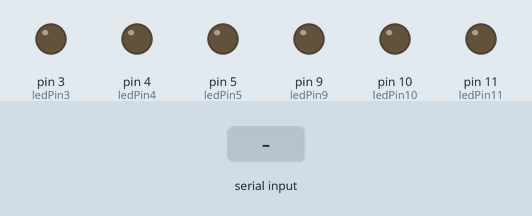
This sketch was run on a simulated Arduino Uno, built with avr-gcc and run on an emulated ATmega328P. Shown: output pins drawn as LEDs (lit = HIGH). Inputs (shaded band) come from the test bench.

Above: at 1.2 s.
1.3 s: "30:150\n" received over Serial
At 2.1 s:
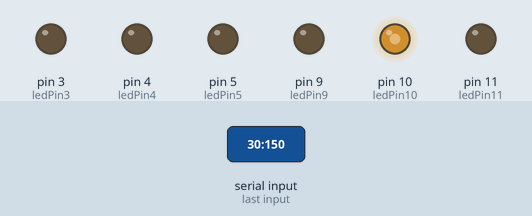
2.8 s: "5\n" received over Serial
At 3.1 s:
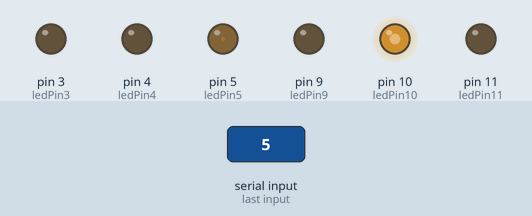
Timing chart, 0 to 5.8 s (numbered marks = the images above; inputs shaded):
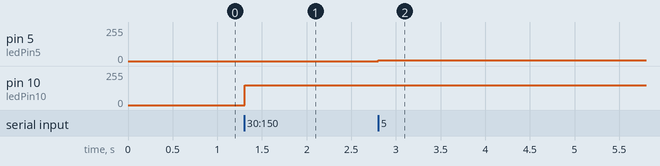

Measured:
- after the input at 1.3 s, pin 10 (ledPin10): 0/255 → 150/255 at once
- after the input at 2.8 s, pin 5 (ledPin5): 0/255 → 5/255 at once

The sketch:

receive_cpu_data.ino
```cpp
const int ledPin3 = 3;
const int ledPin4 = 4;
const int ledPin5 = 5;
const int ledPin9 = 9;
const int ledPin10 = 10;
const int ledPin11 = 11;


void setup() {
  Serial.begin(9600);
  pinMode(ledPin3, OUTPUT);
  pinMode(ledPin4, OUTPUT);
  pinMode(ledPin5, OUTPUT);
  pinMode(ledPin9, OUTPUT);
  pinMode(ledPin10, OUTPUT);
  pinMode(ledPin11, OUTPUT);
}

void loop() {
  // Read the incoming data
  if (Serial.available() > 0) {
    String data = Serial.readStringUntil('\n');
    int pin = data.substring(0, data.indexOf(':')).toInt();
    int value = data.substring(data.indexOf(':') + 1).toInt();

    // Set the PWM value
    analogWrite(pin, value);
  }
}
```
